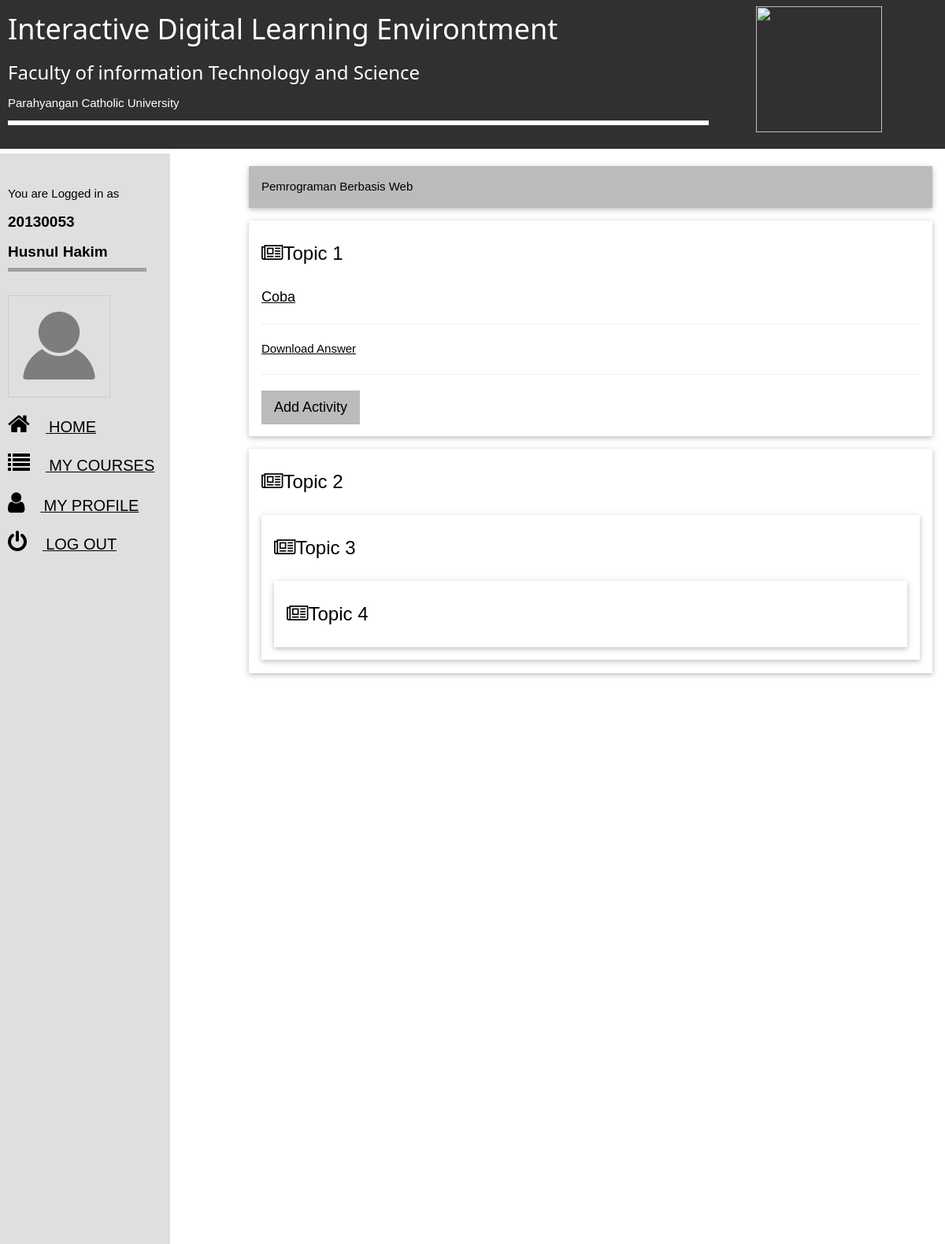
The app's page /IDE/pages/lecturer/course.php?id=1&courseTitle=Pemrograman Berbasis Web (signed in) with its own data.
### tables this page shows
CREATE TABLE `topic` (
  `id_topic` int(2) NOT NULL,
  `name` varchar(100) NOT NULL
);

CREATE TABLE `activities` (
  `ID_A` int(11) NOT NULL,
  `ID_AT` int(11) NOT NULL,
  `ID_C` int(11) NOT NULL,
  `dateOpen` date DEFAULT NULL,
  `dateClose` date DEFAULT NULL,
  `submissions` int(11) DEFAULT NULL,
  `title` varchar(100) DEFAULT NULL,
  `ID_topic` int(2) DEFAULT NULL,
  `fileDir` varchar(100) DEFAULT NULL,
  `description` varchar(300) NOT NULL
);

### IDE/phpScript/topics.php (the view, shortened to what this page needs)
<?php
$id = $_GET['id'];
$sql = "SELECT DISTINCT id_topic, name FROM topic;";
$result = $mysqli->query($sql);
if($result && $result->num_rows > 0){
	while ($row = $result->fetch_assoc()) {
		$idTopic= $row["id_topic"];
		$name = $row["name"];
		?>
		<div class="w3-panel w3-card-2"><p style="font-size: 24px;"><i class="fa fa-newspaper-o"></i><?php echo "$name";?></p>
			<?php
			$sqlGetKontenTopik = "SELECT DISTINCT activities.title as title, activities.description as description, activities.fileDir as dir, activities.ID_AT as tipeFile, activities.ID_A as ida  FROM activities JOIN courses ON activities.ID_C = courses.ID_C WHERE $id = courses.ID_C AND activities.id_topic = $idTopic;";
			$resultKontenTopik = $mysqli->query($sqlGetKontenTopik);
			if($resultKontenTopik && $resultKontenTopik->num_rows > 0){
				while ($rowKontenTopik = $resultKontenTopik->fetch_assoc()) {
					$namaKonten = $rowKontenTopik["title"];
					$dir = $rowKontenTopik["dir"];
					$acc = $rowKontenTopik["tipeFile"];
					if($dir != ""){
						?>
						<p style="font-size: 18px;"><a href="<?php echo "../$dir"?>" download><?php echo "$namaKonten";?></a></p>
						<hr>
						<?php
					}
					else{
						?>
						<?php
						if($acc == 1){
							if($_SESSION['position'] == 'lecturer'){
								echo "<a href = ".'""'.">Download Answer</a>";
							}
							?>
							<hr>
							<?php
						}
					}
				}
				if($_SESSION['position'] == 'lecturer'){
					?>
					<p><button onclick="document.getElementById('modal<?php echo "$idTopic"; ?>').style.display='block'" class='w3-button w3-grey w3-large'>Add Activity</button></p>
					<?php
				}
				echo "</div>";
			}
		}
	}
		?>

### IDE/pages/lecturer/course.php (shortened to what this page needs)
<?php
include('../../phpScript/connection.php');
?>
<!DOCTYPE html>
<html>
<head>
	<link rel="stylesheet" href="../../lib/w3.css">
	<link rel="stylesheet" href="../../lib/font-awesome.css">
	<link rel="stylesheet" href="../../style/style.css">
	<link rel="stylesheet" href="../../lib/w3-theme-dark-grey.css">
</head>
<body>
	<?php include ('../../layout/header.php');?>
	<div class="w3-main">
		<?php include ('../../layout/sidebar.php');?>
		<div class="w3-container" style="width: 75%; float: right;">
			<div class="w3-panel w3-card-2 w3-grey"><p><?php
			echo $_GET["courseTitle"];
			?></p></div>
			<?php include("../../phpScript/topics.php");?>
		</div>
	</div>
</body>
</html>

### IDE/layout/header.php
<div style="position:relative;width:100%; height:20%; display: inline-block;" class="w3-theme-dark w3-text-white">
	<div style="width:75%; float: left;" class="w3-padding-left">
		<div style="margin: 10px">
		<h1>Interactive Digital Learning Environtment</h1>
		<h3>Faculty of information Technology and Science</h3>
		<text >Parahyangan Catholic University</text>
		</div>
		<hr style="display: block;
		margin-top: 0.5em;
		margin-bottom: 30px;
		margin-left: 10px;
		height:5px;
		background-color: white;">
	</div >
	<div style="float:right;width:20%;margin-top:8px;margin-left:30px;"">
		<img src="../../img/logo.png"  width="160" height="160">
	</div>
</div>

### IDE/layout/sidebar.php
<?php
$link = $_SESSION['position'];
if ($link == 'student') {
    $link = 'std.php';
}else{
  $link = 'lct.php';
}
?>
<div style="width:18%; height: 100%;position:absolute;" class="w3-theme-l4 w3-padding-left">
    <div style="margin: 10px">
       <text style="margin-top:40px;display:block;">You are Logged in as</text>
       <text  style="margin-top:10px;display:block;font-weight: bold; font-size:19px"><?php echo $_SESSION['userid']; ?></text>
       <text  style="margin-top:10px;display:block;font-weight: bold; font-size:19px"><?php echo $_SESSION['name']; ?></text>
       <hr style="display: block;
       margin-top: 0.3em;
       margin-bottom: 30px;
       margin-left: 0px;
       height:5px;
       width:90%" class="w3-theme-l2">
       <img class="w3-border " src="../../img/profile.png"  width="130" height="130"><br>
       <div class="w3-padding-left w3-margin-top" id="leftnav">
           <a href="<?php echo $link ?>" ><i  class = "fa fa-home " style="font-size:30px;margin-right:20px"></i>
            <text style="font-size:20px;">HOME</text>
        </a><br>
        <a href="#" ><i  class = "fa fa-list " style="font-size:28px;margin-right:20px ;margin-top:17px;"></i>
            <text style="font-size:20px;">MY COURSES</text>
        </a><br>
        <a href="#" ><i  class = "fa fa-user " style="font-size:30px;margin-right:20px ;margin-top:17px;"></i>
            <text style="font-size:20px;">MY PROFILE</text>
        </a><br>
        <a href="../../phpScript/logout.php" ><i  class = "fa fa-power-off " style="font-size:28px;margin-right:20px ;margin-top:17px;"></i>
            <text style="font-size:20px;">LOG OUT</text>
        </a><br>
    </div>
</div>
</div>

### IDE/style/style.css (style rules this page uses)
h1,h2,h3 { color: white; }
#leftnav { cursor: pointer; }

### records on screen
topic: name "Topic 1"
activities: title "Coba"
activities: shows "Download Answer"
topic: name "Topic 2"
topic: name "Topic 3"
topic: name "Topic 4"

### other values on screen
$_SESSION['userid'] "20130053"
$_SESSION['name'] "Husnul Hakim"
$_GET["courseTitle"] "Pemrograman Berbasis Web"
